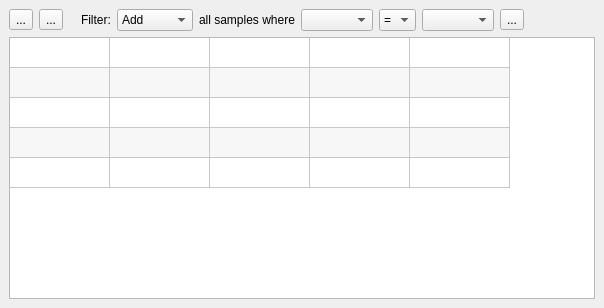
<?xml version="1.0" encoding="UTF-8"?>
<ui version="4.0">
 <class>MetadataTableDlg</class>
 <widget class="QDockWidget" name="MetadataTableDlg">
  <property name="geometry">
   <rect>
    <x>0</x>
    <y>0</y>
    <width>604</width>
    <height>308</height>
   </rect>
  </property>
  <property name="windowIcon">
   <iconset resource="../STAMP.qrc">
    <normaloff>:/icons/icons/table.png</normaloff>:/icons/icons/table.png</iconset>
  </property>
  <property name="floating">
   <bool>true</bool>
  </property>
  <property name="features">
   <set>QDockWidget::AllDockWidgetFeatures</set>
  </property>
  <property name="windowTitle">
   <string>Metadata table</string>
  </property>
  <widget class="QWidget" name="dockWidgetContents">
   <layout class="QVBoxLayout" name="verticalLayout">
    <item>
     <layout class="QHBoxLayout" name="horizontalLayout_12">
      <item>
       <widget class="QToolButton" name="tbMetadataAddAll">
        <property name="toolTip">
         <string>Set all samples as active</string>
        </property>
        <property name="statusTip">
         <string>Set all samples as active</string>
        </property>
        <property name="text">
         <string>...</string>
        </property>
        <property name="icon">
         <iconset resource="../STAMP.qrc">
          <normaloff>:/icons/icons/filter_add.png</normaloff>:/icons/icons/filter_add.png</iconset>
        </property>
        <property name="iconSize">
         <size>
          <width>24</width>
          <height>24</height>
         </size>
        </property>
       </widget>
      </item>
      <item>
       <widget class="QToolButton" name="tbMetadataRemoveAll">
        <property name="toolTip">
         <string>Remove all samples from active set</string>
        </property>
        <property name="statusTip">
         <string>Remove all samples from active set</string>
        </property>
        <property name="text">
         <string>...</string>
        </property>
        <property name="icon">
         <iconset resource="../STAMP.qrc">
          <normaloff>:/icons/icons/filter_delete.png</normaloff>:/icons/icons/filter_delete.png</iconset>
        </property>
        <property name="iconSize">
         <size>
          <width>24</width>
          <height>24</height>
         </size>
        </property>
       </widget>
      </item>
      <item>
       <spacer name="horizontalSpacer_38">
        <property name="orientation">
         <enum>Qt::Horizontal</enum>
        </property>
        <property name="sizeType">
         <enum>QSizePolicy::Fixed</enum>
        </property>
        <property name="sizeHint" stdset="0">
         <size>
          <width>12</width>
          <height>1</height>
         </size>
        </property>
       </spacer>
      </item>
      <item>
       <widget class="QLabel" name="label_70">
        <property name="text">
         <string>Filter:</string>
        </property>
       </widget>
      </item>
      <item>
       <widget class="QComboBox" name="cboMetadataAddRemove">
        <item>
         <property name="text">
          <string>Add</string>
         </property>
        </item>
        <item>
         <property name="text">
          <string>Remove</string>
         </property>
        </item>
       </widget>
      </item>
      <item>
       <widget class="QLabel" name="label_72">
        <property name="text">
         <string>all samples where</string>
        </property>
       </widget>
      </item>
      <item>
       <widget class="QComboBox" name="cboMetadataField">
        <property name="maximumSize">
         <size>
          <width>300</width>
          <height>16777215</height>
         </size>
        </property>
        <property name="insertPolicy">
         <enum>QComboBox::InsertAlphabetically</enum>
        </property>
        <property name="sizeAdjustPolicy">
         <enum>QComboBox::AdjustToContents</enum>
        </property>
       </widget>
      </item>
      <item>
       <widget class="QComboBox" name="cboMetadataRelationship">
        <property name="currentIndex">
         <number>1</number>
        </property>
        <item>
         <property name="text">
          <string>&lt;</string>
         </property>
        </item>
        <item>
         <property name="text">
          <string>=</string>
         </property>
        </item>
        <item>
         <property name="text">
          <string>&gt;</string>
         </property>
        </item>
       </widget>
      </item>
      <item>
       <widget class="QComboBox" name="cboMetadataValue">
        <property name="maximumSize">
         <size>
          <width>300</width>
          <height>16777215</height>
         </size>
        </property>
        <property name="insertPolicy">
         <enum>QComboBox::InsertAtBottom</enum>
        </property>
        <property name="sizeAdjustPolicy">
         <enum>QComboBox::AdjustToContents</enum>
        </property>
       </widget>
      </item>
      <item>
       <widget class="QToolButton" name="tbMetadataFilter">
        <property name="toolTip">
         <string>Apply filtering criteria</string>
        </property>
        <property name="statusTip">
         <string>Apply filtering criteria</string>
        </property>
        <property name="text">
         <string>...</string>
        </property>
        <property name="icon">
         <iconset resource="../STAMP.qrc">
          <normaloff>:/icons/icons/filter.png</normaloff>:/icons/icons/filter.png</iconset>
        </property>
        <property name="iconSize">
         <size>
          <width>24</width>
          <height>24</height>
         </size>
        </property>
       </widget>
      </item>
      <item>
       <spacer name="horizontalSpacer_39">
        <property name="orientation">
         <enum>Qt::Horizontal</enum>
        </property>
        <property name="sizeHint" stdset="0">
         <size>
          <width>40</width>
          <height>20</height>
         </size>
        </property>
       </spacer>
      </item>
     </layout>
    </item>
    <item>
     <widget class="QTableWidget" name="tableMetadata">
      <property name="editTriggers">
       <set>QAbstractItemView::NoEditTriggers</set>
      </property>
      <property name="alternatingRowColors">
       <bool>true</bool>
      </property>
      <property name="selectionMode">
       <enum>QAbstractItemView::MultiSelection</enum>
      </property>
      <property name="selectionBehavior">
       <enum>QAbstractItemView::SelectRows</enum>
      </property>
      <property name="showGrid">
       <bool>true</bool>
      </property>
      <property name="sortingEnabled">
       <bool>true</bool>
      </property>
      <property name="rowCount">
       <number>5</number>
      </property>
      <property name="columnCount">
       <number>5</number>
      </property>
      <attribute name="horizontalHeaderVisible">
       <bool>false</bool>
      </attribute>
      <attribute name="verticalHeaderVisible">
       <bool>false</bool>
      </attribute>
      <row/>
      <row/>
      <row/>
      <row/>
      <row/>
      <column/>
      <column/>
      <column/>
      <column/>
      <column/>
     </widget>
    </item>
   </layout>
  </widget>
 </widget>
 <resources>
  <include location="../STAMP.qrc"/>
 </resources>
 <connections/>
</ui>
